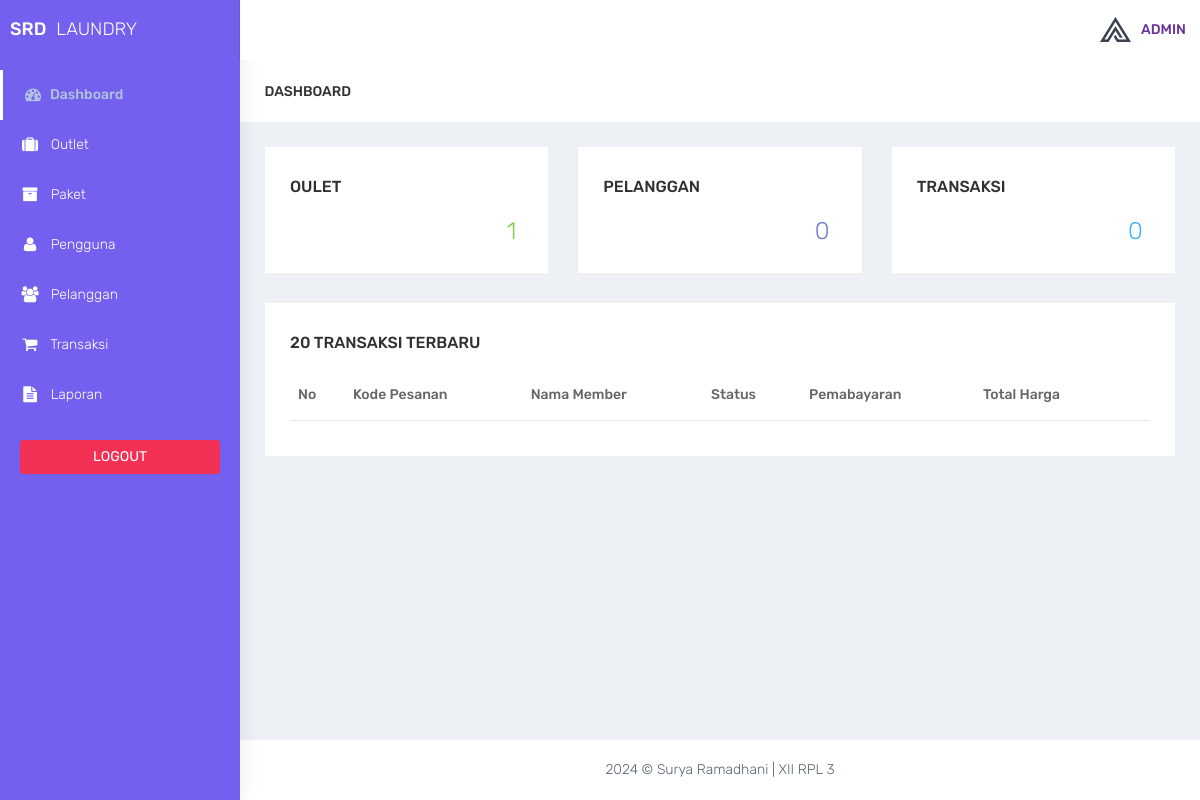
Page /admin (signed in) on the earlier database version.
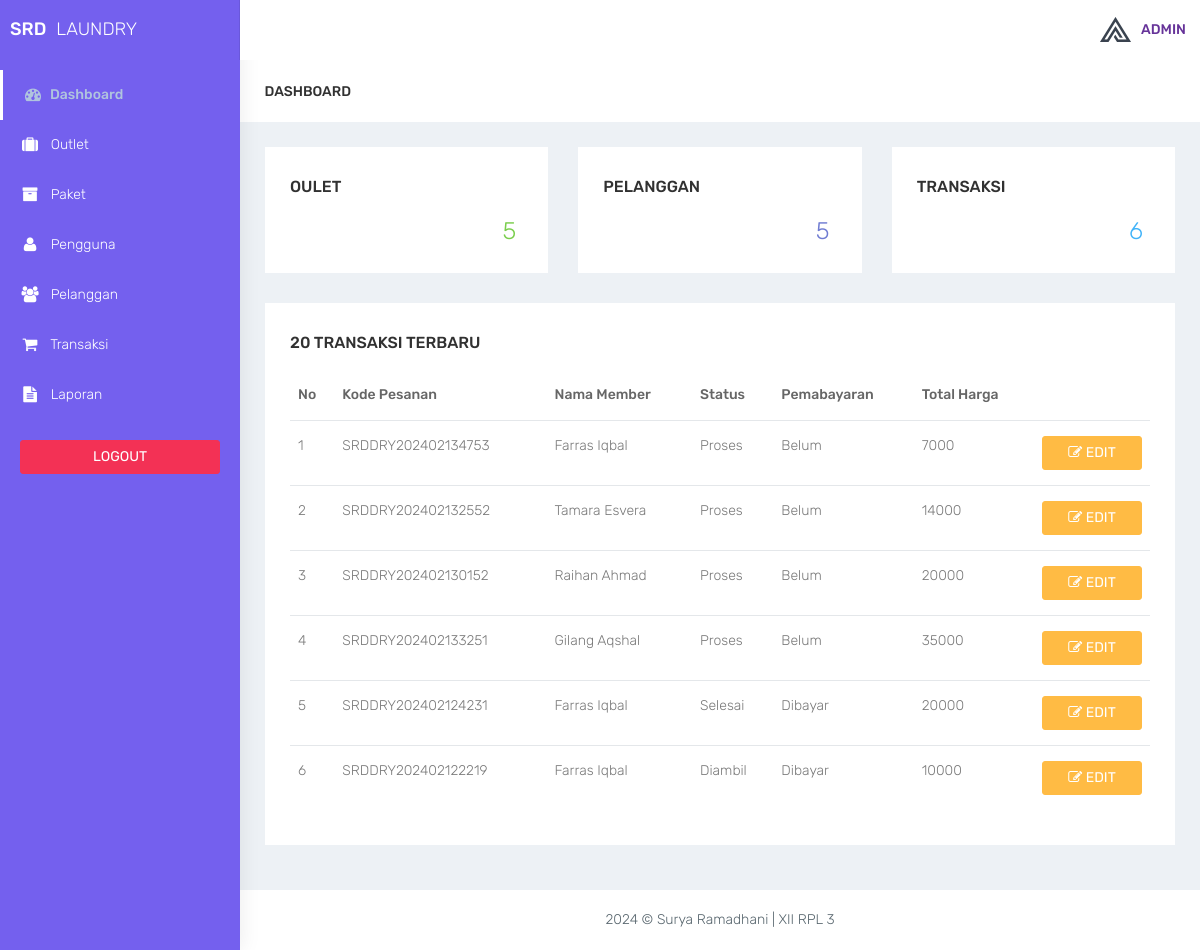
Same page on the later database version.
### tables this page shows
CREATE TABLE `transaksi` (
  `id_transaksi` int(11) NOT NULL,
  `outlet_id` int(11) DEFAULT NULL,
  `kode_invoice` varchar(100) DEFAULT NULL,
  `member_id` int(11) DEFAULT NULL,
  `tgl` datetime DEFAULT NULL,
  `batas_waktu` datetime DEFAULT NULL,
  `tgl_pembayaran` datetime DEFAULT NULL,
  `status` enum('Baru','Proses','Selesai','Diambil') DEFAULT NULL,
  `status_bayar` enum('Dibayar','Belum') DEFAULT NULL,
  `user_id` int(11) DEFAULT NULL
);

CREATE TABLE `member` (
  `id_member` int(11) NOT NULL,
  `nama_member` varchar(100) DEFAULT NULL,
  `alamat_member` text DEFAULT NULL,
  `jenis_kelamin` enum('Laki-Laki','Perempuan') DEFAULT NULL,
  `telp_member` varchar(15) DEFAULT NULL
);

CREATE TABLE `detail_transaksi` (
  `id_detail` int(11) NOT NULL,
  `transaksi_id` int(11) DEFAULT NULL,
  `paket_id` int(11) DEFAULT NULL,
  `qty` double DEFAULT NULL,
  `total_harga` double DEFAULT NULL,
  `keterangan` text DEFAULT NULL,
  `total_bayar` int(11) DEFAULT NULL
);

### admin/functions.php (called while the page is built, shortened)
<?php
function ambildata($conn, $query)
{
    $data = mysqli_query($conn, $query);
    if (mysqli_num_rows($data) > 0) {
        while ($row = mysqli_fetch_assoc($data)) {
            $hasil[] = $row;
        }
        return $hasil;
    }
}
function ambilsatubaris($conn, $query)
{
    $db = mysqli_query($conn, $query);
    return mysqli_fetch_assoc($db);
}

### admin/index.php (the view, shortened to what this page needs)
<?php
require 'functions.php';
require 'layout_header.php';
$jTransaksi = ambilsatubaris($conn, 'SELECT COUNT(id_transaksi) as jumlahtransaksi FROM transaksi');
$jPelanggan = ambilsatubaris($conn, 'SELECT COUNT(id_member) as jumlahmember FROM member');
$joutlet = ambilsatubaris($conn, 'SELECT COUNT(id_outlet) as jumlahoutlet FROM outlet');
$query = "SELECT transaksi.*,member.nama_member, detail_transaksi.total_harga FROM transaksi INNER JOIN member ON member.id_member = transaksi.member_id INNER JOIN detail_transaksi ON detail_transaksi.transaksi_id = transaksi.id_transaksi   ORDER BY transaksi.id_transaksi DESC LIMIT 20";
$data = ambildata($conn, $query);
?>
<div class="container-fluid">
    <div class="row bg-title">
        <div class="col-lg-3 col-md-4 col-sm-4 col-xs-12">
            <h4 class="page-title">Dashboard</h4>
        </div>
    </div>
    <div class="row">
        <div class="col-lg-4 col-sm-6 col-xs-12">
            <div class="white-box analytics-info">
                <h3 class="box-title">Oulet</h3>
                <ul class="list-inline two-part">
                    <li class="text-right"><i class="ti-arrow-up text-success"></i> <span class="counter text-success"><?= htmlspecialchars($joutlet['jumlahoutlet']); ?></span></li>
                </ul>
            </div>
        </div>
        <div class="col-lg-4 col-sm-6 col-xs-12">
            <div class="white-box analytics-info">
                <h3 class="box-title">Pelanggan</h3>
                <ul class="list-inline two-part">
                    <li class="text-right"><i class="ti-arrow-up text-purple"></i> <span class="counter text-purple"><?= htmlspecialchars($jPelanggan['jumlahmember']); ?></span></li>
                </ul>
            </div>
        </div>
        <div class="col-lg-4 col-sm-6 col-xs-12">
            <div class="white-box analytics-info">
                <h3 class="box-title">Transaksi</h3>
                <ul class="list-inline two-part">
                    <li class="text-right"><i class="ti-arrow-up text-info"></i> <span class="counter text-info"><?= htmlspecialchars($jTransaksi['jumlahtransaksi']); ?></span></li>
                </ul>
            </div>
        </div>
    </div>
    <div class="row">
        <div class="col-md-12 col-lg-12 col-sm-12">
            <div class="white-box">
                <h3 class="box-title">20 Transaksi Terbaru</h3>
                <div class="table-responsive">
                    <table class="table ">
                        <thead>
                            <tr>
                                <th>No</th>
                                <th>Kode Pesanan</th>
                                <th>Nama Member</th>
                                <th>Status</th>
                                <th>Pemabayaran</th>
                                <th>Total Harga</th>
                                <th></th>
                            </tr>
                        </thead>
                        <tbody>
                            <?php $no = 1;
                            foreach ($data as $transaksi) : ?>
                                <tr>
                                    <td><?= $no++ ?></td>
                                    <td><?= htmlspecialchars($transaksi['kode_invoice']); ?></td>
                                    <td><?= htmlspecialchars($transaksi['nama_member']); ?></td>
                                    <td><?= htmlspecialchars($transaksi['status']); ?></td>
                                    <td><?= htmlspecialchars($transaksi['status_bayar']); ?></td>
                                    <td><?= htmlspecialchars($transaksi['total_harga']); ?></td>
                                    <td align="center">
                                        <a href="transaksi_detail.php?id=<?= htmlspecialchars($transaksi['id_transaksi']); ?>" data-toggle="tooltip" data-placement="bottom" title="Edit" class="btn btn-warning btn-block"><i class="fa fa-edit"></i> EDIT</a>
                                    </td>
                                </tr>
                            <?php endforeach; ?>
                        </tbody>
                    </table>
                </div>
            </div>
        </div>
    </div>
</div>
<?php
require 'layout_footer.php';
?>

Differences in the rows shown:
added transaksi: kode_invoice "SRDDRY202402134753", member.nama_member "Farras Iqbal", status "Proses", status_bayar "Belum", detail_transaksi.total_harga "7000"
added transaksi: kode_invoice "SRDDRY202402132552", member.nama_member "Tamara Esvera", status "Proses", status_bayar "Belum", detail_transaksi.total_harga "14000"
added transaksi: kode_invoice "SRDDRY202402130152", member.nama_member "Raihan Ahmad", status "Proses", status_bayar "Belum", detail_transaksi.total_harga "20000"
added transaksi: kode_invoice "SRDDRY202402133251", member.nama_member "Gilang Aqshal", status "Proses", status_bayar "Belum", detail_transaksi.total_harga "35000"
added transaksi: kode_invoice "SRDDRY202402124231", member.nama_member "Farras Iqbal", status "Selesai", status_bayar "Dibayar", detail_transaksi.total_harga "20000"
added transaksi: kode_invoice "SRDDRY202402122219", member.nama_member "Farras Iqbal", status "Diambil", status_bayar "Dibayar", detail_transaksi.total_harga "10000"
Other differences:
$joutlet['jumlahoutlet']: "1" → "5"
$jPelanggan['jumlahmember']: "0" → "5"
$jTransaksi['jumlahtransaksi']: "0" → "6"
